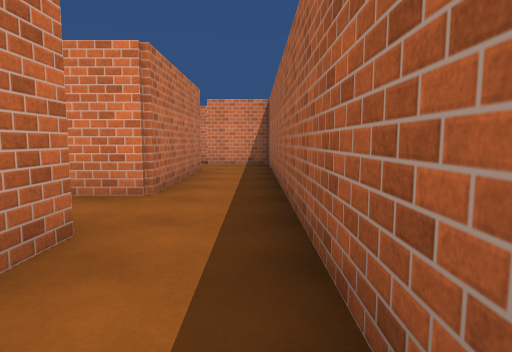
View 1 (above)

17 first-person views from a walk through a scene from a Unity 3-D project. The camera is 1.3 m above the floor, tilts 6° down and sees 75° across. The floor is counted in squares, 1.8 m on a side. Each view is taken from the middle of a square. On the plan, view 1 faces up. The plan holds only what a view shows up to about 11 squares ahead; the rest is blank. The place goes on beyond the plan. The player character is not drawn. Surface patterns are stand-ins for the level's own textures.

View 2
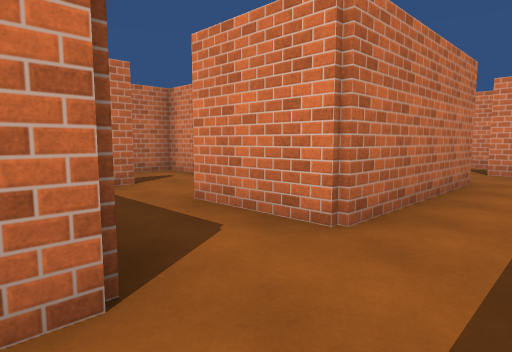

View 3
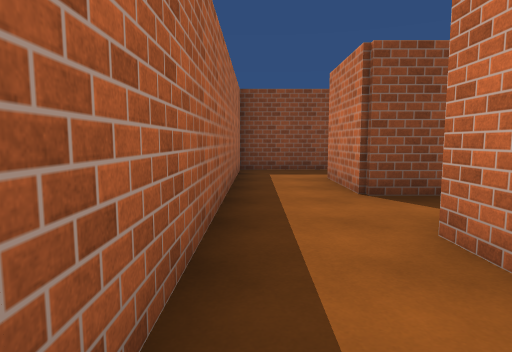

View 4
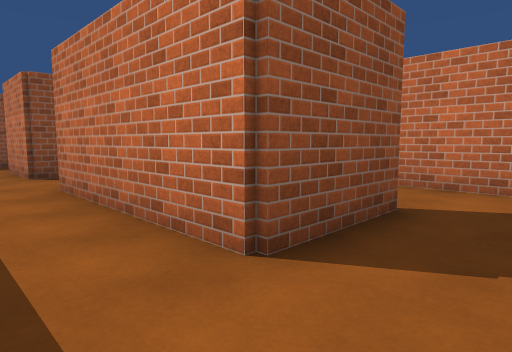

View 5
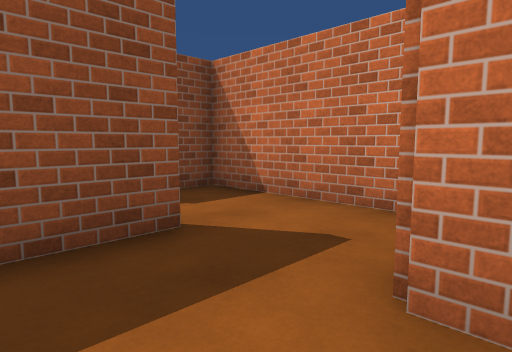

View 6
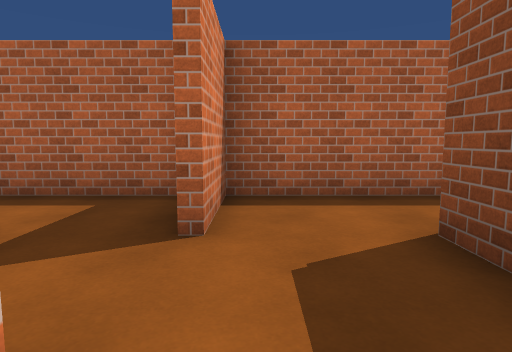

View 7
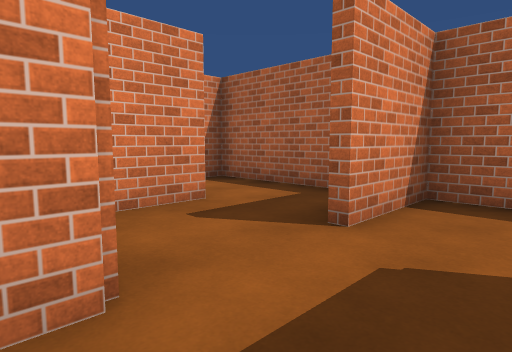

View 8
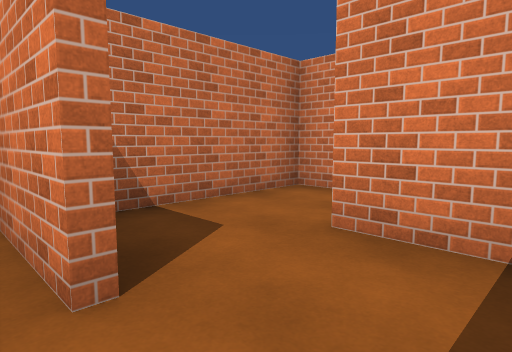

View 9
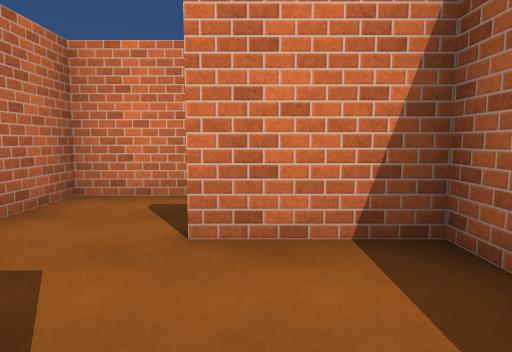

View 10
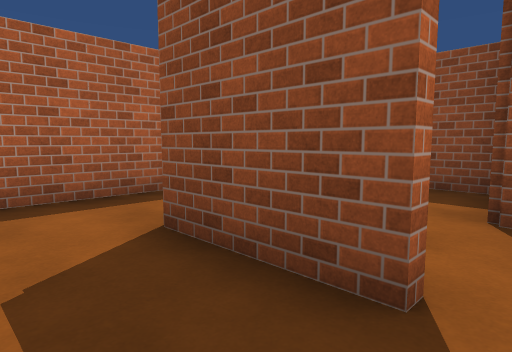

View 11
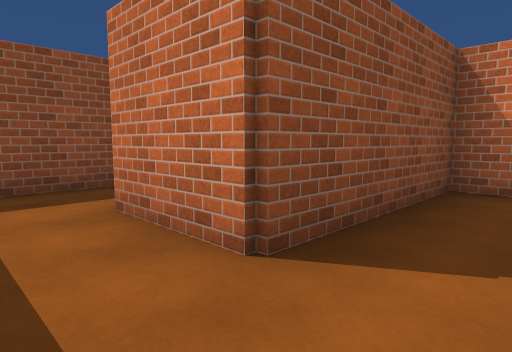

View 12
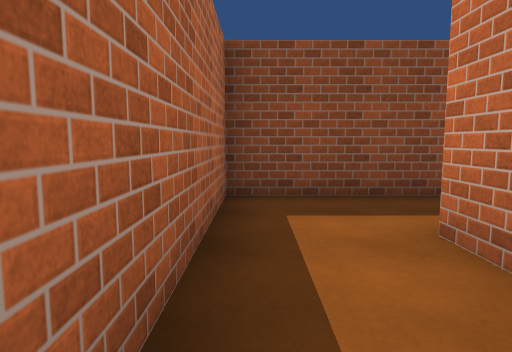

View 13
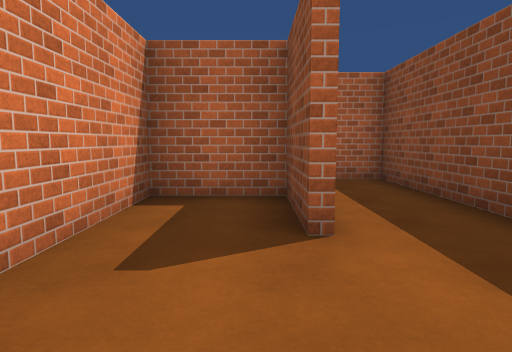

View 14
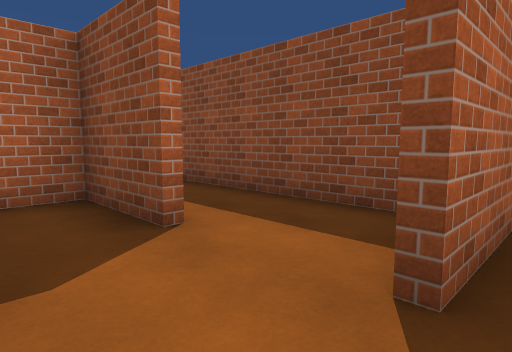

View 15
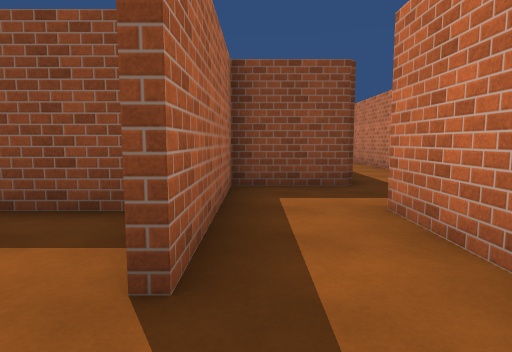

View 16
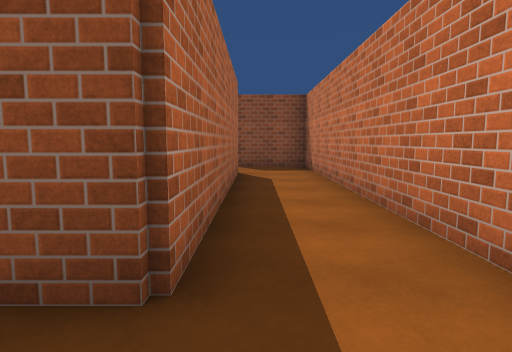

View 17
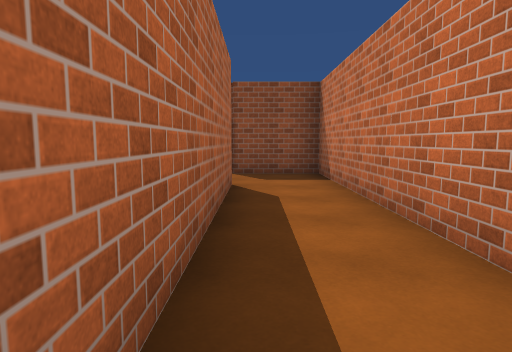

### Floor plan
Ten units are one square. View 1 is at (0, 0); x grows to the right and y downward. Boxes are objects, and circles mark ways between rooms. Rooms are numbered by the first view taken in them; rooms with no view inside come last. Other rooms are left out.
<svg viewBox="-99 -155 108 274">
<path fill="none" stroke="#000" d="M-48 14 4 14 4 -6M-14 -44 -35 -44M4 -6 4 -45M-54 -46 -54 -26 -14 -26 -14 -5M-36 -86 -14 -86 -14 -44M4 -45 4 -104 -15 -104M-14 -124 -34 -124M4 -110 4 -144 -15 -144M-34 -144 -34 -132M-34 -109 -34 -104M-34 -104 -39 -104M-54 -98 -54 -66 -34 -66M-31 -46 -22 -46M-36 -6 -16 -6 -16 -24 -42 -24M-56 14 -56 -5M-74 -2 -74 15M-94 38 -94 114 -74 114M-76 95 -76 34"/>
<circle cx="0" cy="-10" r="3" fill="#2a7"/>
<circle cx="-40" cy="0" r="3" fill="#2a7"/>
<circle cx="0" cy="-50" r="3" fill="#2a7"/>
<circle cx="-20" cy="-110" r="3" fill="#2a7"/>
<circle cx="-30" cy="-100" r="3" fill="#2a7"/>
<text x="-20" y="0">1</text>
<text x="-10" y="-30">2</text>
<text x="-10" y="-90">3</text>
<text x="-10" y="-130">4</text>
<text x="-30" y="-80">5</text>
<text x="-50" y="-10">6</text>
<text x="-80" y="60">7</text>
</svg>
Room 1 opens to room 2. Room 1 opens to room 6. Room 2 opens to room 3. Room 3 opens to room 4. Room 3 opens to room 5.

Where each view was taken, in squares from view 1:
view 1: 0 up, 0 right, facing up
view 2: 2 up, 0 right, facing up-left
view 3: 7 up, 0 right, facing down
view 4: 10 up, 0 right, facing down-left
view 5: 11 up, 2 left, facing down-left
view 6: 10 up, 4 left, facing right
view 7: 9 up, 4 left, facing up-right
view 8: 12 up, 0 right, facing up-left
view 9: 12 up, 1 left, facing up
view 10: 10 up, 4 left, facing down-right
view 11: 4 up, 0 right, facing down-left
view 12: 3 up, 0 right, facing down
view 13: 1 up, 6 left, facing right
view 14: 2 up, 6 left, facing down-right
view 15: 2 up, 6 left, facing down
view 16: 2 down, 8 left, facing down
view 17: 4 down, 8 left, facing down
